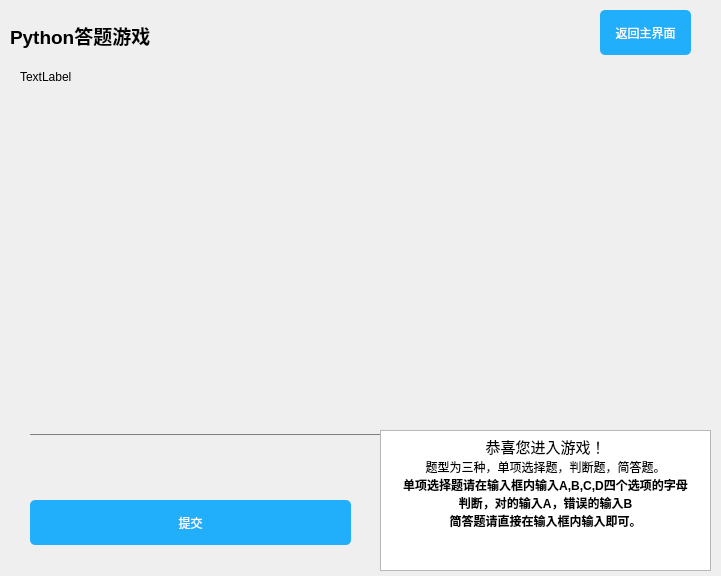
<?xml version="1.0" encoding="UTF-8"?>
<ui version="4.0">
 <class>Form</class>
 <widget class="QWidget" name="Form">
  <property name="geometry">
   <rect>
    <x>0</x>
    <y>0</y>
    <width>721</width>
    <height>576</height>
   </rect>
  </property>
  <property name="windowTitle">
   <string>Form</string>
  </property>
  <widget class="QPushButton" name="submit">
   <property name="enabled">
    <bool>true</bool>
   </property>
   <property name="geometry">
    <rect>
     <x>30</x>
     <y>500</y>
     <width>321</width>
     <height>45</height>
    </rect>
   </property>
   <property name="minimumSize">
    <size>
     <width>0</width>
     <height>45</height>
    </size>
   </property>
   <property name="maximumSize">
    <size>
     <width>16777215</width>
     <height>45</height>
    </size>
   </property>
   <property name="styleSheet">
    <string notr="true">QPushButton {
	background-color: rgb(33,174,250);
	border-radius: 5px;
	color: white;
}
QPushButton:hover {
	background-color: rgb(72,203,250);
}
QPushButton:pressed {
	background-color: rgb(85,85,255);
}
QPushButton:disabled {
	background-color: rgb(148, 146, 149);
}</string>
   </property>
   <property name="text">
    <string>提交</string>
   </property>
   <property name="icon">
    <iconset>
     <normaloff>:/login/images/safe.png</normaloff>:/login/images/safe.png</iconset>
   </property>
  </widget>
  <widget class="QLineEdit" name="three">
   <property name="geometry">
    <rect>
     <x>30</x>
     <y>390</y>
     <width>661</width>
     <height>45</height>
    </rect>
   </property>
   <property name="minimumSize">
    <size>
     <width>0</width>
     <height>45</height>
    </size>
   </property>
   <property name="maximumSize">
    <size>
     <width>16777215</width>
     <height>45</height>
    </size>
   </property>
   <property name="styleSheet">
    <string notr="true">QLineEdit {
	font-size: 20px;
	border: none;
	border-bottom: 1px solid gray;
	background-color: transparent;
}
QLineEdit: hover{
	border-bottom: 1px solid black;
}
QLineEdit: focus 
{
 	border-bottom: 1px solid rgb(18,183,245);
}</string>
   </property>
   <property name="echoMode">
    <enum>QLineEdit::Normal</enum>
   </property>
  </widget>
  <widget class="QTextBrowser" name="textBrowser">
   <property name="geometry">
    <rect>
     <x>380</x>
     <y>430</y>
     <width>331</width>
     <height>141</height>
    </rect>
   </property>
   <property name="html">
    <string>&lt;!DOCTYPE HTML PUBLIC &quot;-//W3C//DTD HTML 4.0//EN&quot; &quot;http://www.w3.org/TR/REC-html40/strict.dtd&quot;&gt;
&lt;html&gt;&lt;head&gt;&lt;meta name=&quot;qrichtext&quot; content=&quot;1&quot; /&gt;&lt;style type=&quot;text/css&quot;&gt;
p, li { white-space: pre-wrap; }
&lt;/style&gt;&lt;/head&gt;&lt;body style=&quot; font-family:'SimSun'; font-size:9.33333pt; font-weight:400; font-style:normal;&quot;&gt;
&lt;p align=&quot;center&quot; style=&quot; margin-top:0px; margin-bottom:0px; margin-left:0px; margin-right:0px; -qt-block-indent:0; text-indent:0px;&quot;&gt;&lt;span style=&quot; font-size:11pt;&quot;&gt;恭喜您进入游戏！&lt;/span&gt;&lt;/p&gt;
&lt;p align=&quot;center&quot; style=&quot; margin-top:0px; margin-bottom:0px; margin-left:0px; margin-right:0px; -qt-block-indent:0; text-indent:0px;&quot;&gt;&lt;span style=&quot; font-size:9.33333pt;&quot;&gt;题型为三种，单项选择题，判断题，简答题。&lt;/span&gt;&lt;/p&gt;
&lt;p align=&quot;center&quot; style=&quot; margin-top:0px; margin-bottom:0px; margin-left:0px; margin-right:0px; -qt-block-indent:0; text-indent:0px;&quot;&gt;&lt;span style=&quot; font-size:9.33333pt; font-weight:600;&quot;&gt;单项选择题请在输入框内输入A,B,C,D四个选项的字母&lt;/span&gt;&lt;/p&gt;
&lt;p align=&quot;center&quot; style=&quot; margin-top:0px; margin-bottom:0px; margin-left:0px; margin-right:0px; -qt-block-indent:0; text-indent:0px;&quot;&gt;&lt;span style=&quot; font-size:9.33333pt; font-weight:600;&quot;&gt;判断，对的输入A，错误的输入B&lt;/span&gt;&lt;/p&gt;
&lt;p align=&quot;center&quot; style=&quot; margin-top:0px; margin-bottom:0px; margin-left:0px; margin-right:0px; -qt-block-indent:0; text-indent:0px;&quot;&gt;&lt;span style=&quot; font-size:9.33333pt; font-weight:600;&quot;&gt;简答题请直接在输入框内输入即可。&lt;/span&gt;&lt;/p&gt;
&lt;p align=&quot;center&quot; style=&quot;-qt-paragraph-type:empty; margin-top:0px; margin-bottom:0px; margin-left:0px; margin-right:0px; -qt-block-indent:0; text-indent:0px; font-size:11pt;&quot;&gt;&lt;br /&gt;&lt;/p&gt;&lt;/body&gt;&lt;/html&gt;</string>
   </property>
  </widget>
  <widget class="QPushButton" name="returnbutton">
   <property name="enabled">
    <bool>true</bool>
   </property>
   <property name="geometry">
    <rect>
     <x>600</x>
     <y>10</y>
     <width>91</width>
     <height>45</height>
    </rect>
   </property>
   <property name="minimumSize">
    <size>
     <width>0</width>
     <height>45</height>
    </size>
   </property>
   <property name="maximumSize">
    <size>
     <width>16777215</width>
     <height>45</height>
    </size>
   </property>
   <property name="styleSheet">
    <string notr="true">QPushButton {
	background-color: rgb(33,174,250);
	border-radius: 5px;
	color: white;
}
QPushButton:hover {
	background-color: rgb(72,203,250);
}
QPushButton:pressed {
	background-color: rgb(85,85,255);
}
QPushButton:disabled {
	background-color: rgb(148, 146, 149);
}</string>
   </property>
   <property name="text">
    <string>返回主界面</string>
   </property>
   <property name="icon">
    <iconset>
     <normaloff>:/login/images/safe.png</normaloff>:/login/images/safe.png</iconset>
   </property>
  </widget>
  <widget class="QLabel" name="label_4">
   <property name="geometry">
    <rect>
     <x>10</x>
     <y>20</y>
     <width>161</width>
     <height>31</height>
    </rect>
   </property>
   <property name="font">
    <font>
     <pointsize>14</pointsize>
     <weight>75</weight>
     <italic>false</italic>
     <bold>true</bold>
     <underline>false</underline>
    </font>
   </property>
   <property name="text">
    <string>Python答题游戏</string>
   </property>
  </widget>
  <widget class="QLabel" name="label">
   <property name="geometry">
    <rect>
     <x>20</x>
     <y>70</y>
     <width>691</width>
     <height>331</height>
    </rect>
   </property>
   <property name="text">
    <string>TextLabel</string>
   </property>
   <property name="alignment">
    <set>Qt::AlignLeading|Qt::AlignLeft|Qt::AlignTop</set>
   </property>
  </widget>
 </widget>
 <resources/>
 <connections/>
</ui>
